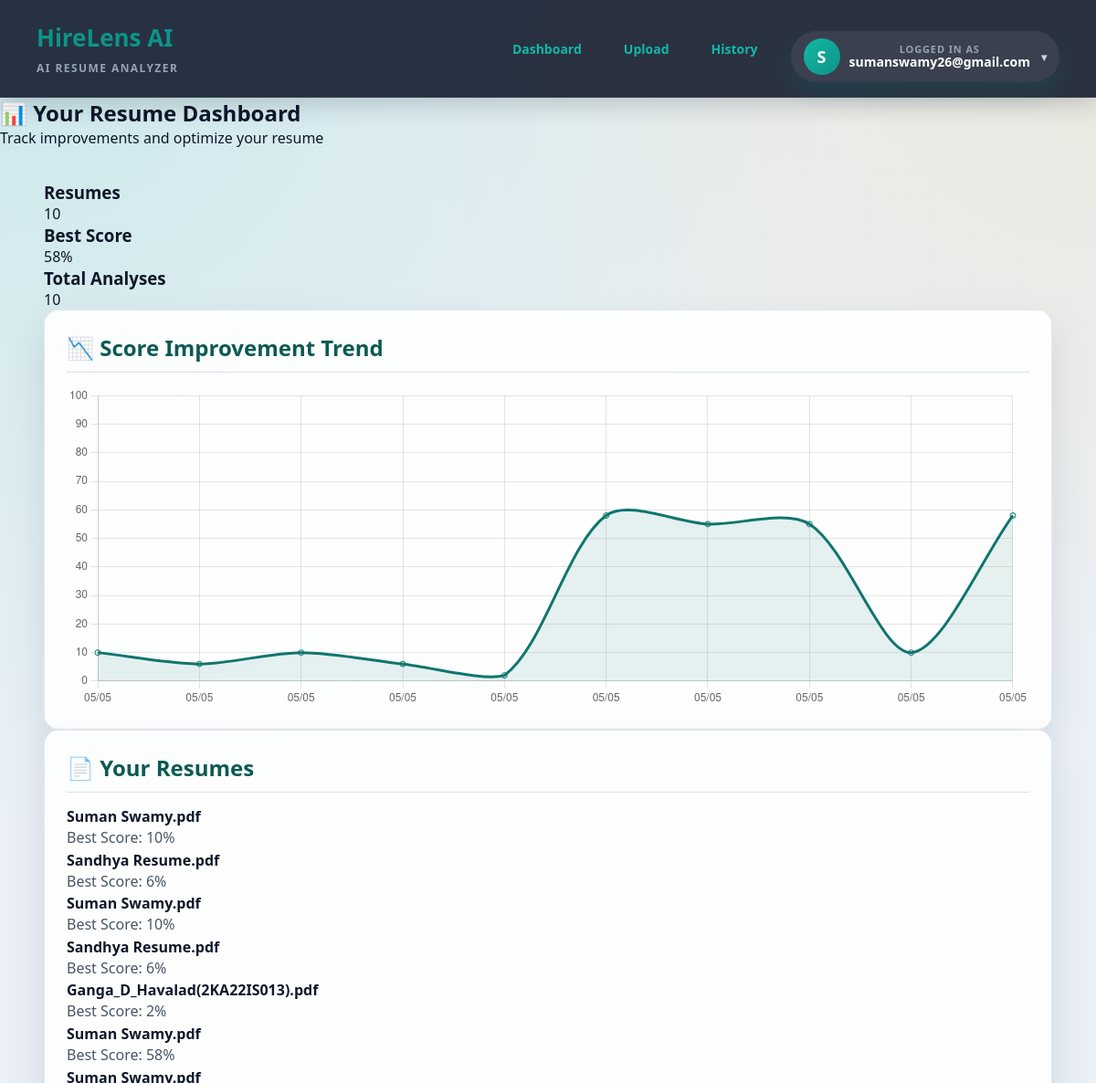
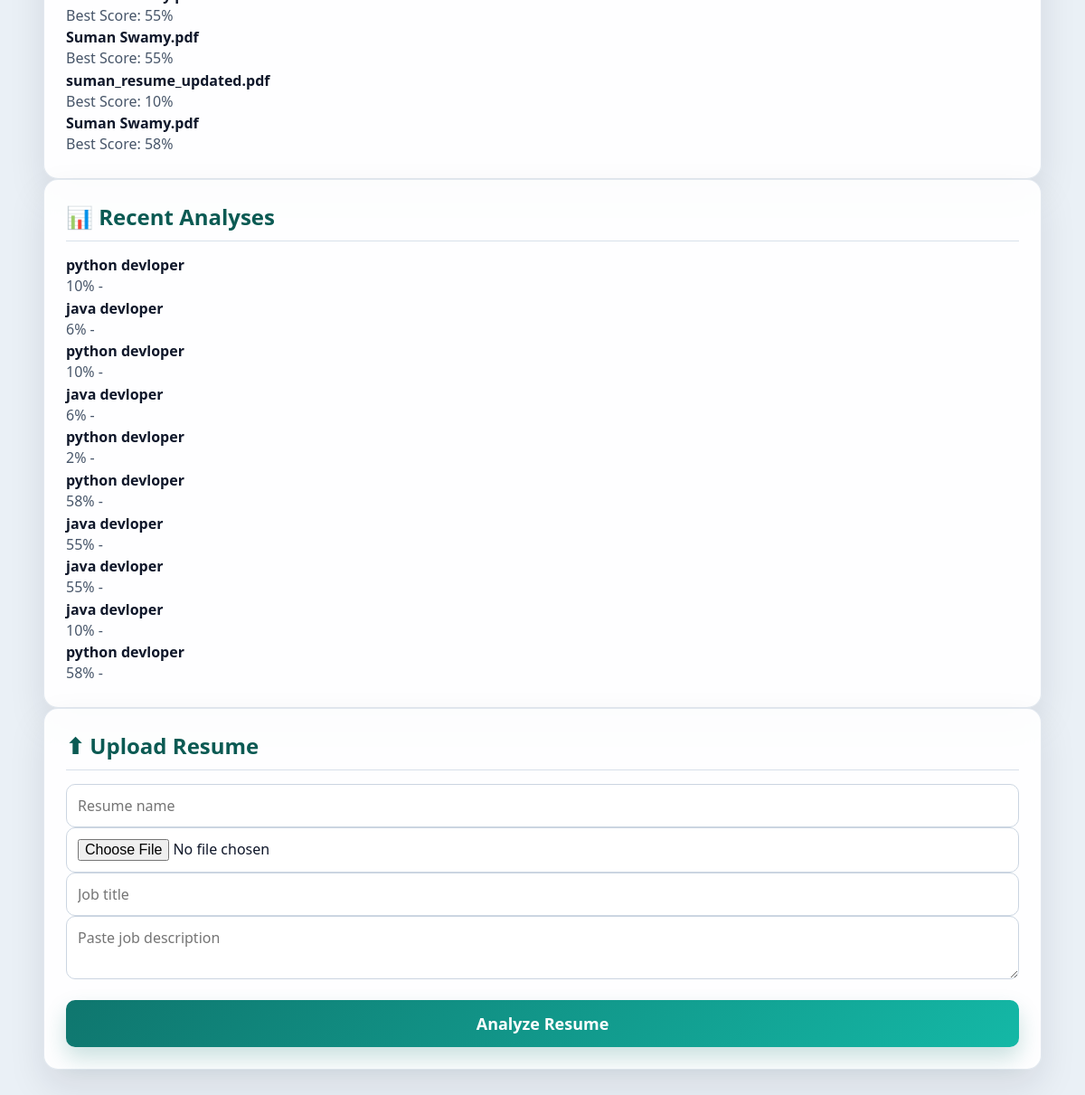
Screenshot of / (signed in) with the database file from the repository (2 pictures, top to bottom).
### app.py (models this page shows)
class User(db.Model):
    id = db.Column(db.Integer, primary_key=True)
    username = db.Column(db.String(100), unique=True)
    password = db.Column(db.String(200))
    dark_mode = db.Column(db.Boolean, default=False)

class Resume(db.Model):
    id = db.Column(db.Integer, primary_key=True)
    user_id = db.Column(db.Integer)
    name = db.Column(db.String(200))
    best_score = db.Column(db.Integer, default=0)
    created_at = db.Column(db.DateTime, default=datetime.utcnow)

class AnalysisHistory(db.Model):
    id = db.Column(db.Integer, primary_key=True)
    resume_id = db.Column(db.Integer)
    jd_title = db.Column(db.String(200))
    match_score = db.Column(db.Integer)
    created_at = db.Column(db.DateTime, default=datetime.utcnow)

### app.py (the view)
@app.route("/")
def home():
    if 'user' not in session:
        return redirect("/login")
    user = User.query.filter_by(username=session['user']).first()
    if not user:
        session.clear()
        return redirect("/login")
    resumes = Resume.query.filter_by(user_id=user.id).all()
    analyses = AnalysisHistory.query.all()
    return render_template("dashboard.html", resumes=resumes, analyses=analyses, dark_mode=user.dark_mode)

### templates/dashboard.html (shortened to what this page needs)
<!DOCTYPE html>
<html lang="en">
<head>
<link rel="stylesheet" href="/static/style.css">
</head>
<body {% if dark_mode %}class="dark-mode"{% endif %}>
<nav class="navbar">
  <div class="navbar-brand">
    <div class="logo">HireLens AI</div>
    <span class="brand-tag">AI Resume Analyzer</span>
  </div>
  <div class="navbar-links" id="navMenu">
    <a href="#dashboard">Dashboard</a>
    <a href="#upload-section">Upload</a>
    <a href="#history">History</a>
  </div>
  <div class="profile-menu">
    <button type="button" class="profile-chip profile-toggle" id="profileToggle" aria-expanded="false" aria-controls="profileDropdown">
      <div class="profile-avatar">{{ session.get('user', 'U')[:1]|upper }}</div>
      <div class="profile-meta">
        <span class="profile-label">Logged in as</span>
        <span class="profile-name">{{ session.get('user', 'User') }}</span>
      </div>
      <span class="profile-caret">▾</span>
    </button>
  </div>
</nav>
<section class="hero-mini" id="dashboard">
  <h1>📊 Your Resume Dashboard</h1>
  <p>Track improvements and optimize your resume</p>
</section>
<div class="container">
  <div class="stats-grid">
    <div class="stat-card">
      <h3>Resumes</h3>
      <p>{{ resumes | length }}</p>
    </div>
    <div class="stat-card">
      <h3>Best Score</h3>
      <p>
        {% if resumes %}
        {{ (resumes | map(attribute='best_score') | max) or 0 }}%
        {% else %}
        0%
        {% endif %}
      </p>
    </div>
    <div class="stat-card">
      <h3>Total Analyses</h3>
      <p>{{ analyses | length }}</p>
    </div>
  </div>
  {% if analyses %}
  <div class="card">
    <h3>📉 Score Improvement Trend</h3>
    <canvas id="scoreChart" height="100"></canvas>
  </div>
  {% endif %}
  <div class="card">
    <h3>📄 Your Resumes</h3>
    {% if resumes %}
      {% for resume in resumes %}
      <div class="resume-item">
        <h4>{{ resume.name }}</h4>
        <p>Best Score: {{ resume.best_score }}%</p>
      </div>
      {% endfor %}
    {% else %}
      <p>No resumes yet</p>
    {% endif %}
  </div>
  <div class="card" id="history">
    <h3>📊 Recent Analyses</h3>
    {% if analyses %}
      {% for analysis in analyses %}
      <div class="analysis-item">
        <strong>{{ analysis.jd_title }}</strong>
        <p>{{ analysis.match_score }}% - {{ analysis.rating }}</p>
      </div>
      {% endfor %}
    {% else %}
      <p>No data</p>
    {% endif %}
  </div>
  <div class="card" id="upload-section">
    <h3>⬆ Upload Resume</h3>
    <form action="/analyze" method="POST" enctype="multipart/form-data">
      <input type="text" name="resume_name" placeholder="Resume name" required>
      <input type="file" name="resume" required>
      <input type="text" name="jd_title" placeholder="Job title" required>
      <textarea name="jd" placeholder="Paste job description" required></textarea>
      <button type="submit">Analyze Resume</button>
    </form>
  </div>
</div>
<script>
// Navbar toggle
document.getElementById("menuToggle").onclick = function() {
  document.getElementById("navMenu").classList.toggle("nav-open");
};
const profileToggle = document.getElementById("profileToggle");
const profileMenu = document.querySelector(".profile-menu");
profileToggle.onclick = function(event) {
  event.stopPropagation();
  profileMenu.classList.toggle("is-open");
  profileToggle.setAttribute("aria-expanded", profileMenu.classList.contains("is-open"));
};
document.addEventListener("click", function() {
  profileMenu.classList.remove("is-open");
  profileToggle.setAttribute("aria-expanded", "false");
});
// Chart
fetch('/api/score-history')
.then(res => res.json())
.then(data => {
  const ctx = document.getElementById('scoreChart');
  if (!ctx || !data.scores || data.scores.length === 0) return;
  new Chart(ctx, {
    type: 'line',
    data: {
      labels: data.dates,
      datasets: [{
        label: 'ATS Score',
        data: data.scores,
        borderColor: '#0F766E',
        backgroundColor: 'rgba(15,118,110,0.1)',
        fill: true,
        tension: 0.3
      }]
    },
    options: {
      responsive: true,
      plugins: {
        legend: { display: false }
      },
      scales: {
        y: {
          beginAtZero: true,
          max: 100
        }
      }
    }
  });
});
</script>
</body>
</html>

### static/style.css (style rules this page uses)
:root { --bg:#EAF0F6; --surface:#FFFFFF; --surface-2:#F8FAFC; --text:#0F172A; --muted:#64748B; --line:#D8E0EA; --brand:#0F766E; --brand-2:#14B8A6; --brand-3:#0B5A53; --accent:#F59E0B; --shadow:0 18px 40px rgba(15, 23, 42, 0.10); }
* { margin:0; padding:0; box-sizing:border-box; font-family:"Segoe UI", "Helvetica Neue", Arial, sans-serif; }
body { background: radial-gradient(circle at top left, rgba(20,184,166,0.14), transparent 34%), radial-gradient(circle at top right, rgba(245,158,11,0.10), transparent 28%), var(--bg); color:var(--text); overflow-x:hidden; }
html { scroll-behavior:smooth; }
.navbar { background:rgba(15,23,42,0.88); color:white; padding:16px 40px; font-size:26px; font-weight:bold; box-shadow:0 8px 24px rgba(15,23,42,0.18); display:flex; justify-content:space-between; align-items:center; gap:20px; flex-wrap:wrap; position:sticky; top:0; z-index:10; backdrop-filter:blur(16px); border-bottom:1px solid rgba(255,255,255,0.08); }
.navbar-brand { display:flex; flex-direction:column; gap:2px; }
.brand-tag { font-size:12px; font-weight:600; letter-spacing:0.12em; text-transform:uppercase; color:#94A3B8; }
.navbar-links, .navbar-actions { display:flex; align-items:center; gap:14px; margin-left:auto; }
.navbar-links a, .navbar-actions a { color:var(--brand-2); text-decoration:none; padding:8px 16px; border-radius:8px; font-weight:600; font-size:14px; transition:0.2s ease; }
.profile-menu { position:relative; display:flex; align-items:center; }
.profile-chip { display:flex; align-items:center; gap:12px; padding:8px 14px; border-radius:999px; background:rgba(255,255,255,0.08); border:1px solid rgba(255,255,255,0.12); color:inherit; cursor:pointer; font:inherit; appearance:none; }
.profile-avatar { width:40px; height:40px; border-radius:50%; display:grid; place-items:center; background:linear-gradient(135deg,#14B8A6,#0D9488); color:white; font-size:18px; font-weight:700; flex-shrink:0; }
.profile-meta { display:flex; flex-direction:column; line-height:1.2; }
.profile-label { font-size:11px; font-weight:600; color:#94A3B8; text-transform:uppercase; letter-spacing:0.08em; }
.profile-name { font-size:14px; font-weight:700; color:#FFFFFF; }
.profile-caret { font-size:12px; color:#CBD5E1; margin-left:2px; }
.profile-toggle { display:flex; align-items:center; gap:10px; border:none; cursor:pointer; background:rgba(255,255,255,0.08); }
.container { width:min(1120px, 92%); margin:auto; padding:36px 0 48px; }
.card { background:rgba(255,255,255,0.92); padding:24px; border-radius:16px; box-shadow:var(--shadow); border:1px solid rgba(216,224,234,0.75); transition:0.25s ease; backdrop-filter:blur(8px); }
.card h3 { font-size:24px; margin-bottom:15px; color:var(--brand-3); border-bottom:1px solid var(--line); padding-bottom:10px; }
.card p { font-size:16px; color:#475569; line-height:1.6; }
input,textarea { width:100%; padding:12px; border:1px solid #CBD5E1; border-radius:10px; font-size:16px; outline:none; background:rgba(255,255,255,0.95); }
button, .back-btn { display:inline-block; width:100%; padding:14px; margin-top:18px; background:linear-gradient(135deg, var(--brand), var(--brand-2)); color:white; border:none; border-radius:10px; font-size:18px; font-weight:bold; cursor:pointer; text-decoration:none; transition:0.3s; text-align:center; box-shadow:0 12px 24px rgba(15,118,110,0.22); }
.logo { font-size:26px; font-weight:bold; color:#0D9488; margin-bottom:5px; }
html { scroll-behavior: smooth; }

### rows the page displays
User: get "sumanswamy26@gmail.com"
Resume: name "Suman Swamy.pdf", best_score "10"
Resume: name "Sandhya Resume.pdf", best_score "6"
Resume: name "Suman Swamy.pdf", best_score "10"
Resume: name "Sandhya Resume.pdf", best_score "6"
Resume: name "Ganga_D_Havalad(2KA22IS013).pdf", best_score "2"
Resume: name "Suman Swamy.pdf", best_score "58"
Resume: name "Suman Swamy.pdf", best_score "55"
Resume: name "Suman Swamy.pdf", best_score "55"
Resume: name "suman_resume_updated.pdf", best_score "10"
Resume: name "Suman Swamy.pdf", best_score "58"
AnalysisHistory: jd_title "python devloper", match_score "10"
AnalysisHistory: jd_title "java devloper", match_score "6"
AnalysisHistory: jd_title "python devloper", match_score "10"
AnalysisHistory: jd_title "java devloper", match_score "6"
AnalysisHistory: jd_title "python devloper", match_score "2"
AnalysisHistory: jd_title "python devloper", match_score "58"
AnalysisHistory: jd_title "java devloper", match_score "55"
AnalysisHistory: jd_title "java devloper", match_score "55"
AnalysisHistory: jd_title "java devloper", match_score "10"
AnalysisHistory: jd_title "python devloper", match_score "58"

### other values shown
{{ session.get('user', 'U')[:1]|upper }} "S"
{{ resumes | length }} "10"
{{ (resumes | map(attribute='best_score') | max) or 0 }} "58"
{{ analyses | length }} "10"
